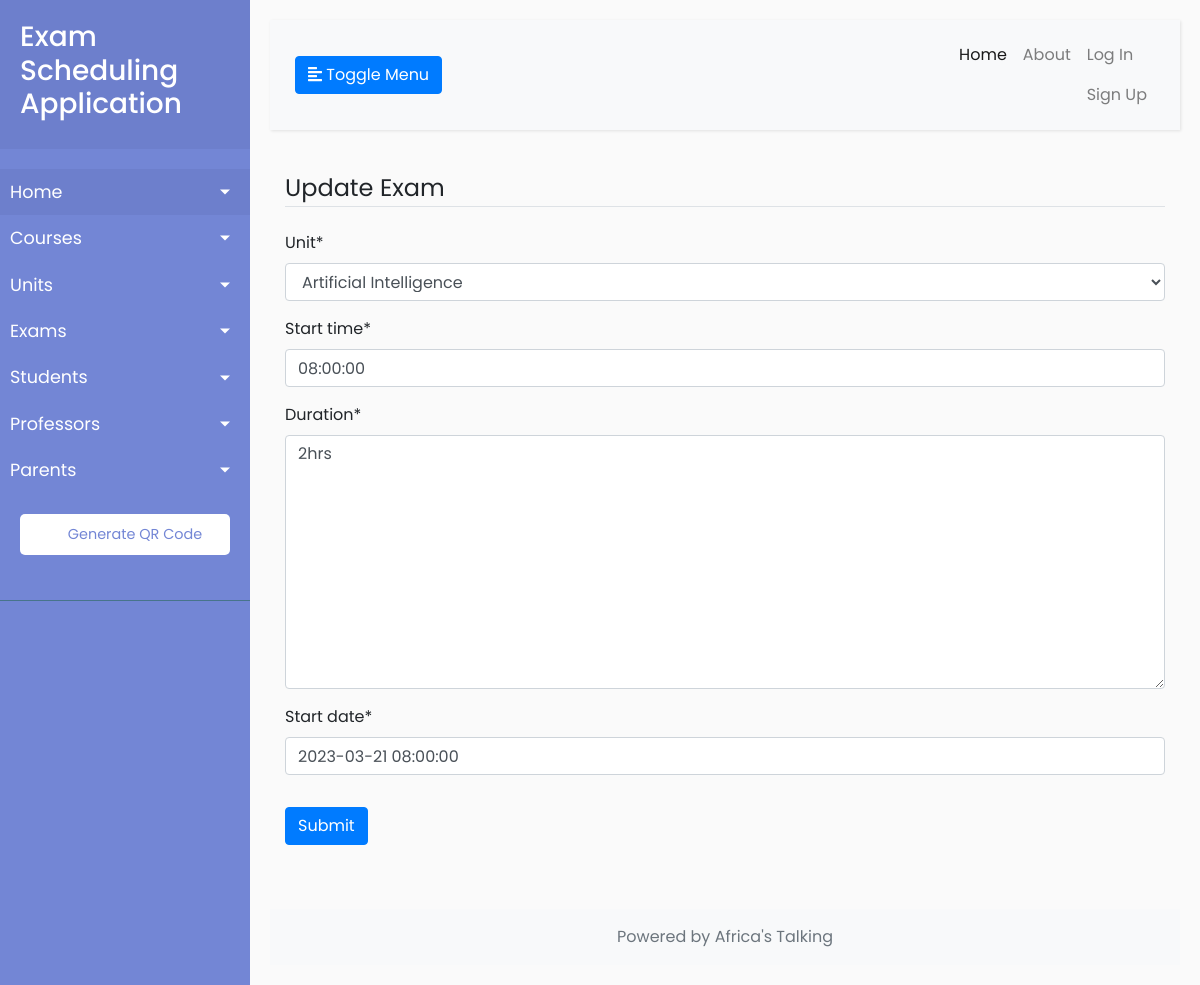
The app's page /exam/1/update/ with its own data.
### exams/models.py (models this page shows, shortened)
class Exam(models.Model):
    start_time = models.TimeField(default=timezone.now)
    duration = models.TextField(default="1hr")
    start_date = models.DateTimeField(default=timezone.now)
    end_date = models.DateTimeField(default=timezone.now)
    unit = models.ForeignKey(Unit, on_delete=models.CASCADE)
    class Meta:
        verbose_name = "Exam"
        verbose_name_plural = "Exams"

### exams/views.py (the view, shortened to what this page needs)
# urls.py: path('exam/<int:pk>/update/', ExamUpdateView.as_view(), name='exams-update'),
class ExamUpdateView(UpdateView):
    model = Exam
    fields = ['unit', 'start_time','duration','start_date']
    template_name = 'exams/exams_detail.html'
    def get_context_data(self, **kwargs):
        context = super().get_context_data(**kwargs)
        context['table_title'] = 'Update Exam'
        return context

### exams/models.py (called while the page is built)
    def __str__(self):
        return f'{self.name}'

### exams/templates/exams/exams_detail.html (shortened to what this page needs)
{% extends 'exams/base.html' %}
{% load crispy_forms_tags %}
{% block content %}
    <div class="content-section">
        <form method="post">
            <fieldset class="form-group">
                <legend class="border-bottom mb-4">{{ table_title }}</legend>
                {{ form|crispy }}
            </fieldset>
            <div class="form-group mt-2">
                <button class="btn btn-primary" type="submit">Submit</button>
            </div>
        </form>
    </div>
{% endblock content%}

### exams/static/exams/CSS/main.css (style rules this page uses)
body { font-family: 'Poppins', sans-serif; background: #fafafa; }

### records on screen
Exam: unit "Artificial Intelligence", start_time "08:00:00", duration "2hrs", start_date "2023-03-21 08:00:00"

### other values on screen
{{ table_title }} "Update Exam"
